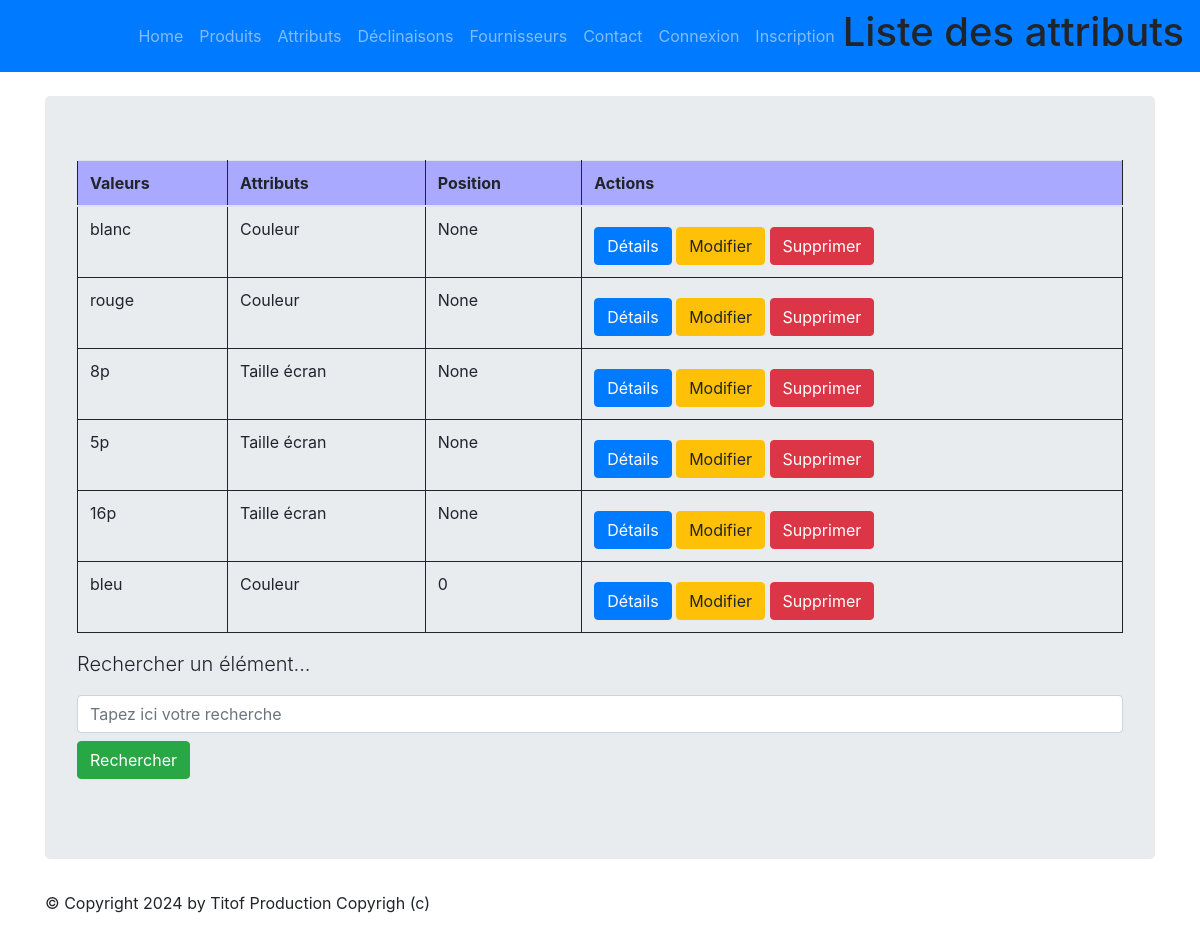
/monapp/attribute/value/list, run on the app's committed database.
### monapp/models.py (models this page shows, shortened)
class ProductAttributeValue(models.Model):
    class Meta:
        verbose_name = "Valeur attribut"
        ordering = ['position']
    value              = models.CharField(max_length=100)
    product_attribute  = models.ForeignKey('ProductAttribute', verbose_name="Unité", on_delete=models.CASCADE)
    position           = models.PositiveSmallIntegerField("Position", null=True, blank=True)

class ProductAttribute(models.Model):
    class Meta:
        verbose_name = "Attribut"
    name =  models.CharField(max_length=100)
    def __str__(self):
        return self.name

### monapp/views.py (the view)
# urls.py: path("attribute/value/list",views.ProductAttributeValueListView.as_view(), name="attributeValue-list"),
class ProductAttributeValueListView(ListView):
  model = ProductAttributeValue
  template_name = "monapp/list_attributeValues.html"
  context_object_name = "productattributevalues"
  def get_queryset(self ):
    query = self.request.GET.get('search')
    if query:
      return ProductAttributeValue.objects.filter(name__icontains=query)
    return ProductAttributeValue.objects.all()
  def get_context_data(self, **kwargs):
    context = super(ProductAttributeValueListView, self).get_context_data(**kwargs)
    context['titremenu'] = "Liste des attribut values"
    return context

### monapp/templates/monapp/list_attributeValues.html (shortened to what this page needs)
{% extends 'monapp/base.html' %}
{% block menu %}
<h1>Liste des attributs</h1>
{% endblock %}
{% block contenu %}
<table class="table">
    <thead>
        <th>Valeurs</th>
        <th>Attributs</th>
        <th>Position</th>
        <th>Actions</th>
    </thead>
    <tbody>
        {% for value in productattributevalues %}
        <tr>
            <td>
                <p>{{ value.value }}</p>
            </td>
            <td>
                <p>{{ value.product_attribute }}</p>
            </td>
            <td>
                <p>{{ value.position }}</p>
            </td>
            <td>
                <a href="{% url 'attributeValue-detail' value.id %}" class="btn btn-primary mt-2">Détails</a>
                <a href="{% url 'attributeValue-update' value.id %}" class="btn btn-warning mt-2">Modifier</a>
                <a href="{% url 'attributeValue-delete' value.id %}" class="btn btn-danger mt-2">Supprimer</a>
            </td>
        </tr>
        {% endfor %}
    </tbody>
</table>
<p class="lead mb-3 ml-0">Rechercher un élément...</p>
<form method="GET" action="">
<input class="form-control" type="text" name="search" placeholder="Tapez ici votre recherche"
    value="{{ request.GET.search }}">
    <button type="submit" class="btn btn-success mt-2">Rechercher</button>
</form>
{% endblock %}

### static/styles.css (style rules this page uses)
.table { border: 1px solid; border-collapse: collapse; position: relative; width: 100%; }
.table th { border: 1px solid; padding: 5px; background-color: rgb(169, 169, 255); text-emphasis-color: white; }
.table td { border: 1px solid; padding: 5px; }

### data on the page
ProductAttributeValue: value "blanc", product_attribute "Couleur", position "None"
ProductAttributeValue: value "rouge", product_attribute "Couleur", position "None"
ProductAttributeValue: value "8p", product_attribute "Taille écran", position "None"
ProductAttributeValue: value "5p", product_attribute "Taille écran", position "None"
ProductAttributeValue: value "16p", product_attribute "Taille écran", position "None"
ProductAttributeValue: value "bleu", product_attribute "Couleur", position "0"
